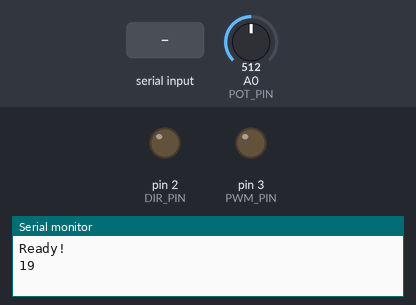
The sketch below on a simulated Arduino Uno, built with avr-gcc and run on an emulated ATmega328P. On the bench: output pins drawn as LEDs (lit = HIGH), the last lines printed to the serial monitor. Inputs (shaded band) come from the test bench; at power-on: A0 (POT_PIN) = 512.

Above: at 1.2 s.
1.3 s: "90,45\n" received over Serial
At 2.3 s:
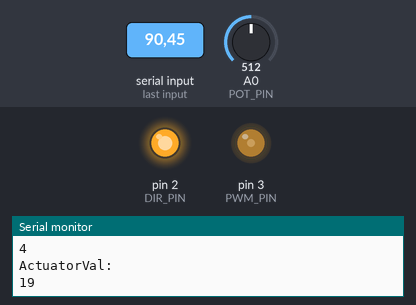
2.8 s: A0 (POT_PIN) set to 716
At 3.4 s:
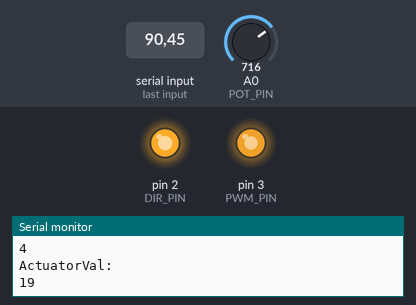
4.3 s: "30,150\n" received over Serial
At 4.6 s:
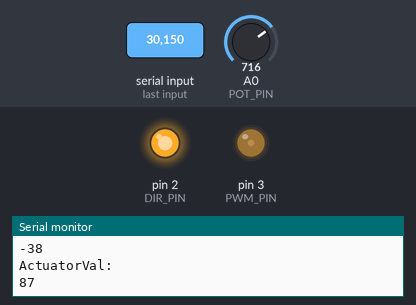
5.8 s: A0 (POT_PIN) set to 900
At 6.9 s:
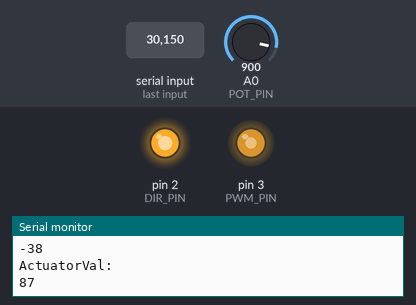
7.3 s: A0 (POT_PIN) set to 306
At 8.0 s:
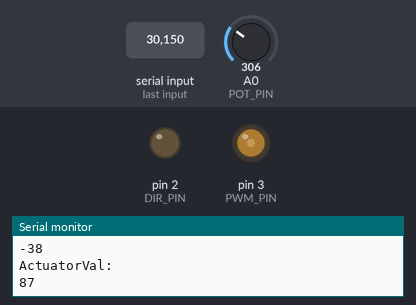
8.8 s: "5\n" received over Serial
At 9.2 s:
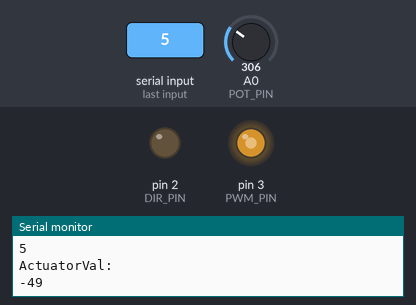
Timing chart, 0 to 11.3 s (numbered marks = the images above; inputs shaded):
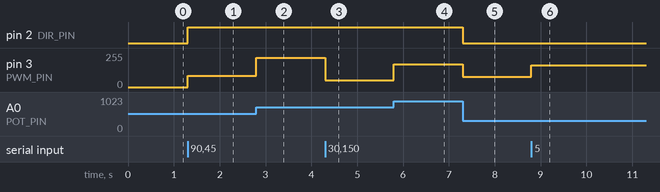

Measured:
- after the input at 1.3 s, pin 2 (DIR_PIN): LOW → HIGH at once; pin 3 (PWM_PIN): 0/255 → 85/255 at once
- after the input at 2.8 s, pin 3 (PWM_PIN): 85/255 → 221/255 at once
- after the input at 4.3 s, pin 3 (PWM_PIN): 221/255 → 49/255 at once
- after the input at 5.8 s, pin 3 (PWM_PIN): 49/255 → 171/255 at once
- after the input at 7.3 s, pin 2 (DIR_PIN): HIGH → LOW at once; pin 3 (PWM_PIN): 171/255 → 77/255 at once
- after the input at 8.8 s, pin 3 (PWM_PIN): 77/255 → 163/255 at once

The sketch:

arduinoActuator.ino
```cpp
#define SERIAL_ADDRESS 250000
#define PWM_PIN 3
#define DIR_PIN 2
#define POT_PIN A0

#define LEFT 455
#define RIGHT 755

int stickVal = 50;
int actuatorVal = 0;
int setpoint = 0;

int testPoints[] = {10, 40, 80, 70, 90, 30, 0, 8, 32, 80};

void setup() {
  // put your setup code here, to run once:
  pinMode(PWM_PIN, OUTPUT);
  pinMode(DIR_PIN, OUTPUT);

  actuatorVal = analogRead(POT_PIN);

  actuatorVal = int((actuatorVal - LEFT)/3);

  setpoint = actuatorVal;

  Serial.begin(SERIAL_ADDRESS);

  Serial.println("Ready!");
  Serial.println(actuatorVal);
}

void loop() {
  actuatorVal = analogRead(POT_PIN);
  actuatorVal = int((actuatorVal - LEFT)/3);

  if (Serial.available()) {
    setpoint = Serial.read() - '0';

    Serial.println(Serial.read());
    Serial.println(Serial.read() - '0');

    Serial.println("Setpoint: ");
    Serial.println(setpoint);

    Serial.println("ActuatorVal: ");
    Serial.println(actuatorVal);
  }

  if (setpoint != actuatorVal) {
      if (actuatorVal < setpoint) {
        digitalWrite(DIR_PIN, LOW);
        int pwmVal = 55 + (2 * (setpoint - actuatorVal));
        analogWrite(PWM_PIN, pwmVal);
      } else if (actuatorVal > setpoint) {
        digitalWrite(DIR_PIN, HIGH);
        int pwmVal = 55 + (2 * (actuatorVal - setpoint));
        analogWrite(PWM_PIN, pwmVal);
      } else {
        analogWrite(PWM_PIN, 0);
      }
  }
  else {
    analogWrite(PWM_PIN, 0);
  }

}
```
